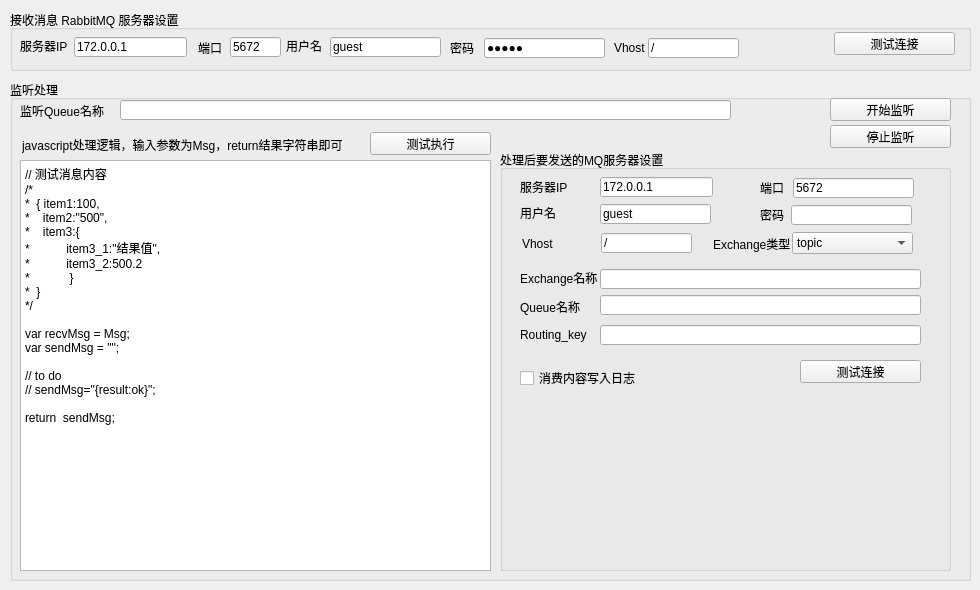
    <widget class="QWidget" name="tab_recv">
     <attribute name="title">
      <string>消费</string>
     </attribute>
     <widget class="QGroupBox" name="groupBox_2">
      <property name="geometry">
       <rect>
        <x>10</x>
        <y>10</y>
        <width>961</width>
        <height>61</height>
       </rect>
      </property>
      <property name="title">
       <string>接收消息 RabbitMQ 服务器设置</string>
      </property>
      <widget class="QLabel" name="label_16">
       <property name="geometry">
        <rect>
         <x>10</x>
         <y>30</y>
         <width>54</width>
         <height>12</height>
        </rect>
       </property>
       <property name="text">
        <string>服务器IP</string>
       </property>
      </widget>
      <widget class="QLabel" name="label_17">
       <property name="geometry">
        <rect>
         <x>188</x>
         <y>30</y>
         <width>31</width>
         <height>16</height>
        </rect>
       </property>
       <property name="text">
        <string>端口</string>
       </property>
      </widget>
      <widget class="QLabel" name="label_18">
       <property name="geometry">
        <rect>
         <x>276</x>
         <y>30</y>
         <width>54</width>
         <height>12</height>
        </rect>
       </property>
       <property name="text">
        <string>用户名</string>
       </property>
      </widget>
      <widget class="QLabel" name="label_19">
       <property name="geometry">
        <rect>
         <x>440</x>
         <y>30</y>
         <width>31</width>
         <height>16</height>
        </rect>
       </property>
       <property name="text">
        <string>密码</string>
       </property>
      </widget>
      <widget class="QLineEdit" name="cs_serverEdt">
       <property name="geometry">
        <rect>
         <x>64</x>
         <y>27</y>
         <width>113</width>
         <height>20</height>
        </rect>
       </property>
       <property name="text">
        <string>172.0.0.1</string>
       </property>
       <property name="maxLength">
        <number>50</number>
       </property>
      </widget>
      <widget class="QLineEdit" name="cs_portEdt">
       <property name="geometry">
        <rect>
         <x>220</x>
         <y>27</y>
         <width>51</width>
         <height>20</height>
        </rect>
       </property>
       <property name="text">
        <string>5672</string>
       </property>
       <property name="maxLength">
        <number>20</number>
       </property>
      </widget>
      <widget class="QLineEdit" name="cs_unameEdt">
       <property name="geometry">
        <rect>
         <x>320</x>
         <y>27</y>
         <width>111</width>
         <height>20</height>
        </rect>
       </property>
       <property name="text">
        <string>guest</string>
       </property>
       <property name="maxLength">
        <number>20</number>
       </property>
      </widget>
      <widget class="QLineEdit" name="cs_passEdt">
       <property name="geometry">
        <rect>
         <x>474</x>
         <y>28</y>
         <width>121</width>
         <height>20</height>
        </rect>
       </property>
       <property name="inputMask">
        <string/>
       </property>
       <property name="text">
        <string>guest</string>
       </property>
       <property name="maxLength">
        <number>20</number>
       </property>
       <property name="echoMode">
        <enum>QLineEdit::Password</enum>
       </property>
      </widget>
      <widget class="QPushButton" name="cs_connectBtn">
       <property name="geometry">
        <rect>
         <x>824</x>
         <y>22</y>
         <width>121</width>
         <height>23</height>
        </rect>
       </property>
       <property name="text">
        <string>测试连接</string>
       </property>
      </widget>
      <widget class="QLabel" name="label_20">
       <property name="geometry">
        <rect>
         <x>604</x>
         <y>30</y>
         <width>31</width>
         <height>16</height>
        </rect>
       </property>
       <property name="text">
        <string>Vhost</string>
       </property>
      </widget>
      <widget class="QLineEdit" name="cs_VhostEdt">
       <property name="geometry">
        <rect>
         <x>638</x>
         <y>28</y>
         <width>91</width>
         <height>20</height>
        </rect>
       </property>
       <property name="text">
        <string>/</string>
       </property>
       <property name="maxLength">
        <number>20</number>
       </property>
      </widget>
     </widget>
     <widget class="QGroupBox" name="groupBox_3">
      <property name="geometry">
       <rect>
        <x>10</x>
        <y>80</y>
        <width>961</width>
        <height>501</height>
       </rect>
      </property>
      <property name="title">
       <string>监听处理</string>
      </property>
      <widget class="QLabel" name="label_21">
       <property name="geometry">
        <rect>
         <x>10</x>
         <y>23</y>
         <width>101</width>
         <height>16</height>
        </rect>
       </property>
       <property name="text">
        <string>监听Queue名称</string>
       </property>
      </widget>
      <widget class="QLineEdit" name="sc_queue_edt">
       <property name="geometry">
        <rect>
         <x>110</x>
         <y>20</y>
         <width>611</width>
         <height>20</height>
        </rect>
       </property>
       <property name="text">
        <string/>
       </property>
      </widget>
      <widget class="QPushButton" name="cs_startListenBtn">
       <property name="geometry">
        <rect>
         <x>820</x>
         <y>18</y>
         <width>121</width>
         <height>23</height>
        </rect>
       </property>
       <property name="text">
        <string>开始监听</string>
       </property>
      </widget>
      <widget class="QPushButton" name="cs_stopListenBtn">
       <property name="geometry">
        <rect>
         <x>820</x>
         <y>45</y>
         <width>121</width>
         <height>23</height>
        </rect>
       </property>
       <property name="text">
        <string>停止监听</string>
       </property>
      </widget>
      <widget class="QTextEdit" name="sc_sendContentTxtEdt">
       <property name="geometry">
        <rect>
         <x>10</x>
         <y>80</y>
         <width>471</width>
         <height>411</height>
        </rect>
       </property>
       <property name="html">
        <string>&lt;!DOCTYPE HTML PUBLIC &quot;-//W3C//DTD HTML 4.0//EN&quot; &quot;http://www.w3.org/TR/REC-html40/strict.dtd&quot;&gt;
&lt;html&gt;&lt;head&gt;&lt;meta name=&quot;qrichtext&quot; content=&quot;1&quot; /&gt;&lt;style type=&quot;text/css&quot;&gt;
p, li { white-space: pre-wrap; }
&lt;/style&gt;&lt;/head&gt;&lt;body style=&quot; font-family:'SimSun'; font-size:9pt; font-weight:400; font-style:normal;&quot;&gt;
&lt;p style=&quot; margin-top:0px; margin-bottom:0px; margin-left:0px; margin-right:0px; -qt-block-indent:0; text-indent:0px;&quot;&gt;// 测试消息内容&lt;/p&gt;
&lt;p style=&quot; margin-top:0px; margin-bottom:0px; margin-left:0px; margin-right:0px; -qt-block-indent:0; text-indent:0px;&quot;&gt;/*&lt;/p&gt;
&lt;p style=&quot; margin-top:0px; margin-bottom:0px; margin-left:0px; margin-right:0px; -qt-block-indent:0; text-indent:0px;&quot;&gt;*  { item1:100,&lt;/p&gt;
&lt;p style=&quot; margin-top:0px; margin-bottom:0px; margin-left:0px; margin-right:0px; -qt-block-indent:0; text-indent:0px;&quot;&gt;*    item2:&amp;quot;500&amp;quot;,&lt;/p&gt;
&lt;p style=&quot; margin-top:0px; margin-bottom:0px; margin-left:0px; margin-right:0px; -qt-block-indent:0; text-indent:0px;&quot;&gt;*    item3:{&lt;/p&gt;
&lt;p style=&quot; margin-top:0px; margin-bottom:0px; margin-left:0px; margin-right:0px; -qt-block-indent:0; text-indent:0px;&quot;&gt;*           item3_1:&amp;quot;结果值&amp;quot;,&lt;/p&gt;
&lt;p style=&quot; margin-top:0px; margin-bottom:0px; margin-left:0px; margin-right:0px; -qt-block-indent:0; text-indent:0px;&quot;&gt;*           item3_2:500.2&lt;/p&gt;
&lt;p style=&quot; margin-top:0px; margin-bottom:0px; margin-left:0px; margin-right:0px; -qt-block-indent:0; text-indent:0px;&quot;&gt;*            }  &lt;/p&gt;
&lt;p style=&quot; margin-top:0px; margin-bottom:0px; margin-left:0px; margin-right:0px; -qt-block-indent:0; text-indent:0px;&quot;&gt;*  }&lt;/p&gt;
&lt;p style=&quot; margin-top:0px; margin-bottom:0px; margin-left:0px; margin-right:0px; -qt-block-indent:0; text-indent:0px;&quot;&gt;*/&lt;/p&gt;
&lt;p style=&quot;-qt-paragraph-type:empty; margin-top:0px; margin-bottom:0px; margin-left:0px; margin-right:0px; -qt-block-indent:0; text-indent:0px;&quot;&gt;&lt;br /&gt;&lt;/p&gt;
&lt;p style=&quot; margin-top:0px; margin-bottom:0px; margin-left:0px; margin-right:0px; -qt-block-indent:0; text-indent:0px;&quot;&gt;var recvMsg = Msg;&lt;/p&gt;
&lt;p style=&quot; margin-top:0px; margin-bottom:0px; margin-left:0px; margin-right:0px; -qt-block-indent:0; text-indent:0px;&quot;&gt;var sendMsg = &amp;quot;&amp;quot;;&lt;/p&gt;
&lt;p style=&quot;-qt-paragraph-type:empty; margin-top:0px; margin-bottom:0px; margin-left:0px; margin-right:0px; -qt-block-indent:0; text-indent:0px;&quot;&gt;&lt;br /&gt;&lt;/p&gt;
&lt;p style=&quot; margin-top:0px; margin-bottom:0px; margin-left:0px; margin-right:0px; -qt-block-indent:0; text-indent:0px;&quot;&gt;// to do &lt;/p&gt;
&lt;p style=&quot; margin-top:0px; margin-bottom:0px; margin-left:0px; margin-right:0px; -qt-block-indent:0; text-indent:0px;&quot;&gt;// sendMsg=&amp;quot;{result:ok}&amp;quot;;&lt;/p&gt;
&lt;p style=&quot;-qt-paragraph-type:empty; margin-top:0px; margin-bottom:0px; margin-left:0px; margin-right:0px; -qt-block-indent:0; text-indent:0px;&quot;&gt;&lt;br /&gt;&lt;/p&gt;
&lt;p style=&quot; margin-top:0px; margin-bottom:0px; margin-left:0px; margin-right:0px; -qt-block-indent:0; text-indent:0px;&quot;&gt;return  sendMsg;&lt;/p&gt;&lt;/body&gt;&lt;/html&gt;</string>
       </property>
      </widget>
      <widget class="QPushButton" name="testJsExecBtn">
       <property name="geometry">
        <rect>
         <x>360</x>
         <y>52</y>
         <width>121</width>
         <height>23</height>
        </rect>
       </property>
       <property name="text">
        <string>测试执行</string>
       </property>
      </widget>
      <widget class="QLabel" name="label_23">
       <property name="geometry">
        <rect>
         <x>12</x>
         <y>55</y>
         <width>331</width>
         <height>20</height>
        </rect>
       </property>
       <property name="text">
        <string>javascript处理逻辑，输入参数为Msg，return结果字符串即可</string>
       </property>
      </widget>
      <widget class="QGroupBox" name="groupBox_4">
       <property name="geometry">
        <rect>
         <x>490</x>
         <y>70</y>
         <width>451</width>
         <height>421</height>
        </rect>
       </property>
       <property name="title">
        <string>处理后要发送的MQ服务器设置</string>
       </property>
       <widget class="QLineEdit" name="cs_send_passEdt">
        <property name="geometry">
         <rect>
          <x>291</x>
          <y>55</y>
          <width>121</width>
          <height>20</height>
         </rect>
        </property>
        <property name="text">
         <string/>
        </property>
        <property name="maxLength">
         <number>100</number>
        </property>
        <property name="echoMode">
         <enum>QLineEdit::Password</enum>
        </property>
       </widget>
       <widget class="QLabel" name="label_24">
        <property name="geometry">
         <rect>
          <x>20</x>
          <y>149</y>
          <width>61</width>
          <height>16</height>
         </rect>
        </property>
        <property name="text">
         <string>Queue名称</string>
        </property>
       </widget>
       <widget class="QLineEdit" name="cs_send_QueueEdt">
        <property name="geometry">
         <rect>
          <x>100</x>
          <y>145</y>
          <width>321</width>
          <height>20</height>
         </rect>
        </property>
        <property name="text">
         <string/>
        </property>
        <property name="maxLength">
         <number>100</number>
        </property>
       </widget>
       <widget class="QComboBox" name="cs_send_exchangeType_cmb">
        <property name="geometry">
         <rect>
          <x>292</x>
          <y>82</y>
          <width>121</width>
          <height>22</height>
         </rect>
        </property>
        <item>
         <property name="text">
          <string>topic</string>
         </property>
        </item>
        <item>
         <property name="text">
          <string>direct</string>
         </property>
        </item>
        <item>
         <property name="text">
          <string>fanout</string>
         </property>
        </item>
       </widget>
       <widget class="QLineEdit" name="cs_send_RtKeyEdt">
        <property name="geometry">
         <rect>
          <x>100</x>
          <y>175</y>
          <width>321</width>
          <height>20</height>
         </rect>
        </property>
        <property name="text">
         <string/>
        </property>
        <property name="maxLength">
         <number>100</number>
        </property>
       </widget>
       <widget class="QLabel" name="label_27">
        <property name="geometry">
         <rect>
          <x>20</x>
          <y>31</y>
          <width>54</width>
          <height>12</height>
         </rect>
        </property>
        <property name="text">
         <string>服务器IP</string>
        </property>
       </widget>
       <widget class="QLineEdit" name="cs_send_unameEdt">
        <property name="geometry">
         <rect>
          <x>100</x>
          <y>54</y>
          <width>111</width>
          <height>20</height>
         </rect>
        </property>
        <property name="text">
         <string>guest</string>
        </property>
        <property name="maxLength">
         <number>50</number>
        </property>
       </widget>
       <widget class="QLineEdit" name="cs_send_serverEdt">
        <property name="geometry">
         <rect>
          <x>100</x>
          <y>27</y>
          <width>113</width>
          <height>20</height>
         </rect>
        </property>
        <property name="text">
         <string>172.0.0.1</string>
        </property>
        <property name="maxLength">
         <number>50</number>
        </property>
       </widget>
       <widget class="QLabel" name="label_29">
        <property name="geometry">
         <rect>
          <x>20</x>
          <y>57</y>
          <width>54</width>
          <height>12</height>
         </rect>
        </property>
        <property name="text">
         <string>用户名</string>
        </property>
       </widget>
       <widget class="QLabel" name="label_26">
        <property name="geometry">
         <rect>
          <x>20</x>
          <y>177</y>
          <width>81</width>
          <height>16</height>
         </rect>
        </property>
        <property name="text">
         <string>Routing_key</string>
        </property>
       </widget>
       <widget class="QLineEdit" name="cs_send_VhostEdt">
        <property name="geometry">
         <rect>
          <x>101</x>
          <y>83</y>
          <width>91</width>
          <height>20</height>
         </rect>
        </property>
        <property name="text">
         <string>/</string>
        </property>
        <property name="maxLength">
         <number>50</number>
        </property>
       </widget>
       <widget class="QLabel" name="label_33">
        <property name="geometry">
         <rect>
          <x>213</x>
          <y>86</y>
          <width>81</width>
          <height>16</height>
         </rect>
        </property>
        <property name="text">
         <string>Exchange类型</string>
        </property>
       </widget>
       <widget class="QLabel" name="label_30">
        <property name="geometry">
         <rect>
          <x>260</x>
          <y>57</y>
          <width>31</width>
          <height>16</height>
         </rect>
        </property>
        <property name="text">
         <string>密码</string>
        </property>
       </widget>
       <widget class="QLineEdit" name="cs_send_portEdt">
        <property name="geometry">
         <rect>
          <x>293</x>
          <y>28</y>
          <width>121</width>
          <height>20</height>
         </rect>
        </property>
        <property name="text">
         <string>5672</string>
        </property>
        <property name="maxLength">
         <number>100</number>
        </property>
       </widget>
       <widget class="QPushButton" name="cs_test_connectBtn">
        <property name="geometry">
         <rect>
          <x>300</x>
          <y>210</y>
          <width>121</width>
          <height>23</height>
         </rect>
        </property>
        <property name="text">
         <string>测试连接</string>
        </property>
       </widget>
       <widget class="QLabel" name="label_31">
        <property name="geometry">
         <rect>
          <x>22</x>
          <y>86</y>
          <width>31</width>
          <height>16</height>
         </rect>
        </property>
        <property name="text">
         <string>Vhost</string>
        </property>
       </widget>
       <widget class="QLabel" name="label_25">
        <property name="geometry">
         <rect>
          <x>20</x>
          <y>120</y>
          <width>81</width>
          <height>16</height>
         </rect>
        </property>
        <property name="text">
         <string>Exchange名称</string>
        </property>
       </widget>
       <widget class="QLineEdit" name="cs_send_exchageNameEdt">
        <property name="geometry">
         <rect>
          <x>100</x>
          <y>119</y>
          <width>321</width>
          <height>20</height>
         </rect>
        </property>
        <property name="text">
         <string/>
        </property>
        <property name="maxLength">
         <number>100</number>
        </property>
       </widget>
       <widget class="QLabel" name="label_28">
        <property name="geometry">
         <rect>
          <x>260</x>
          <y>30</y>
          <width>31</width>
          <height>16</height>
         </rect>
        </property>
        <property name="text">
         <string>端口</string>
        </property>
       </widget>
       <widget class="QCheckBox" name="recvLogChk">
        <property name="geometry">
         <rect>
          <x>20</x>
          <y>220</y>
          <width>241</width>
          <height>16</height>
         </rect>
        </property>
        <property name="text">
         <string>消费内容写入日志</string>
        </property>
       </widget>
      </widget>
     </widget>
    </widget>
